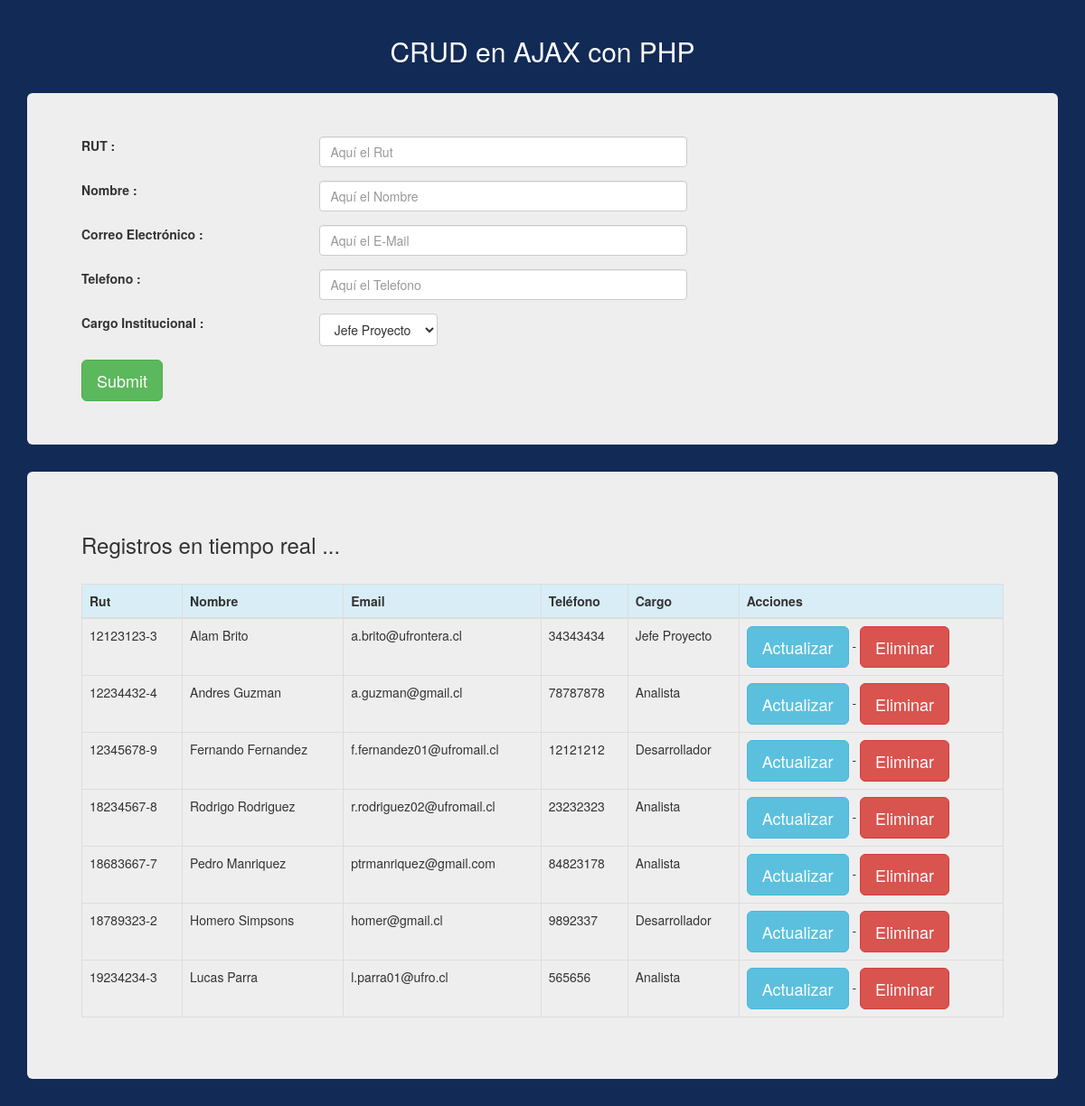
The page / on the database its author committed.
### tables this page shows
CREATE TABLE `contacto` (
  `rut` varchar(10) NOT NULL,
  `nombre` varchar(40) NOT NULL,
  `email` varchar(30) NOT NULL,
  `telefono` varchar(30) NOT NULL,
  `cod_cargo` tinyint(4) NOT NULL
);

CREATE TABLE `cargo` (
  `codigo` tinyint(4) NOT NULL,
  `descripcion` varchar(60) NOT NULL
);

### connection.php (called while the page is built, shortened)
<?php
class ConnectionDB extends mysqli {
    public function recorrer($y){
        return mysqli_fetch_array($y);
    }
    public function rows($y){
        return mysqli_num_rows($y);
    }
}
?>

### index.php (the view, shortened to what this page needs)
<?php
	require('connection.php');
	$db= new ConnectionDB();
	$select=$db->query("select * from cargo;");
	$filas=$db->rows($select);
?>
<!DOCTYPE html>
<html lang="en">
<head>
	<link rel="stylesheet" href="https://maxcdn.bootstrapcdn.com/bootstrap/3.3.6/css/bootstrap.min.css">
	<link rel="stylesheet" href="style.css">
</head>
<body id="body">
	<br>
	<h2>CRUD en AJAX con PHP</h2>
	<br>
	<div class="container">
		<div class="jumbotron">
			<form id="form-ingreso" class="form" >
				<div class="row form-group">
					<div class="col-md-3">
						<label for="rut">RUT :</label>
					</div>
					<div class="col-md-5">
						<input name="rut" class ="form-control"type="text" placeholder="Aquí el Rut">
					</div>
				</div>
				<div class="row form-group">
					<div class="col-md-3">
						<label for="nombre">Nombre : </label>
					</div>
					<div class="col-md-5">
						<input name="nombre" class ="form-control"type="text" placeholder="Aquí el Nombre">
					</div>
				</div>
				<div class="row form-group">
					<div class="col-md-3">
						<label for="email">Correo Electrónico :</label>
					</div>
					<div class="col-md-5">
						<input name="email" class ="form-control"type="text" placeholder="Aquí el E-Mail">
					</div>
				</div>
				<div class="row form-group">
					<div class="col-md-3">
						<label for="fono">Telefono :</label>
					</div>
					<div class="col-md-5">
						<input name="telefono" class ="form-control"type="text" placeholder="Aquí el Telefono">
					</div>
				</div>
				<div class="row form-group">
					<div class="col-md-3">
						<label for="cargo">Cargo Institucional :</label>
					</div>
					<div class="col-md-5">
						<select name="cargo" id="" class="btn btn-default dropdown dropdown-toggle" >
							<?php if($filas>0){
								for($i=0 ; $i< $filas ; $i++){
									$datos= $db->recorrer($select);
									?>
									<option value=<?php echo $datos['codigo'] ?> > <?php echo $datos['descripcion'] ?></option>
									<?php 	}
								}
								?>
							</select>
						</div>
					</div>
					<div class="row">
						<div class="col-md-12"><input type="submit" class="btn btn-success btn-lg"></div>
					</div>
				</form>
			</div>
		</div>
		<div class="container">
			<div class="jumbotron">
				<h3>  Registros en tiempo real ...</h3> <br>
				<table class="table table-bordered table-hover" id="tabla-registro">
					<thead>
						<tr class="info">
							<th>Rut</th>
							<th>Nombre</th>
							<th>Email</th>
							<th>Teléfono</th>
							<th>Cargo</th>
							<th>Acciones</th>
						</tr>
					</thead>
					<tbody>
						<?php
						$sql = $db->query("select * from contacto c inner join cargo a on (c.cod_cargo=a.codigo);");
						$nfilas = $db->rows($sql);
						if ($nfilas > 0){
							for ($i=0; $i<$nfilas; $i++) {
								$dato = $db->recorrer($sql);
								echo '<tr id="fila_'.$dato['rut'].'">';
								echo '<td>'. $dato['rut'] . '</td>';
								echo '<td>'. $dato['nombre'] . '</td>';
								echo '<td>'. $dato['email'] . '</td>';
								echo '<td>'. $dato['telefono'] . '</td>';
								echo '<td>'. $dato['descripcion'] . '</td>';
								echo '<td> <button value=\''.$dato['rut'].'\' type="button" class="btn btn-info btn-lg boton" data-toggle="modal" data-target="#myModal">Actualizar</button> - <button value=\''.$dato['rut'].'\' type="button" class="btn btn-danger btn-lg userDel" data-toggle="modal" data-target="#eliminarUser">Eliminar</button></td>';
								echo '</tr>';
							}
						}
						?>
					</tbody>
				</table>
			</div>
		</div>
	</body>
	</html>

### style.css (style rules this page uses)
#body { background: #122A56; }
h2 { color: white; text-align: center; }

### rows shown on the page
contacto: rut "12123123-3", nombre "Alam Brito", email "a.brito@ufrontera.cl", telefono "34343434", cod_cargo.descripcion "Jefe Proyecto"
contacto: rut "12234432-4", nombre "Andres Guzman", email "a.guzman@gmail.cl", telefono "78787878", cod_cargo.descripcion "Analista"
contacto: rut "12345678-9", nombre "Fernando Fernandez", email "f.fernandez01@ufromail.cl", telefono "12121212", cod_cargo.descripcion "Desarrollador"
contacto: rut "18234567-8", nombre "Rodrigo Rodriguez", email "r.rodriguez02@ufromail.cl", telefono "23232323", cod_cargo.descripcion "Analista"
contacto: rut "18683667-7", nombre "Pedro Manriquez", email "ptrmanriquez@gmail.com", telefono "84823178", cod_cargo.descripcion "Analista"
contacto: rut "18789323-2", nombre "Homero Simpsons", email "homer@gmail.cl", telefono "9892337", cod_cargo.descripcion "Desarrollador"
contacto: rut "19234234-3", nombre "Lucas Parra", email "l.parra01@ufro.cl", telefono "565656", cod_cargo.descripcion "Analista"

### other values the page prints
form field cargo "Jefe Proyecto"
